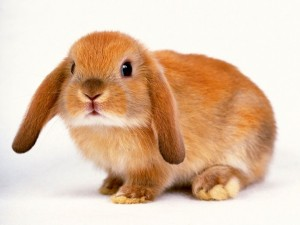
%> input picture usagi01.png, 300 x 225 px
$ octave mode3.m   (GNU Octave 9; MATLAB toolbox functions it lacks are replaced by stand-ins)
%> lines starting %> are read from the running program, lines starting %| are printed output that depends on the picture; in (x1, y1, x2, y2) boxes, pixels count from 0 and x2, y2 are one past the last pixel; in counts of white or black regions, pixels touching at a corner belong together; the program's own positions count from 1
%モード法
%ウサギと背景が

%-----初期化処理-----
clear;
%-----画像読み出し-----
img = imread('usagi01.png');         %画像の読み込み
%> img is the input picture: size 225x300x3 uint8; mean R, G, B 223.6, 194.5, 169.9
[y,x,z] = size(img);                 %画像のサイズ(y=縦座標,x=横座標,z=RGB)
%> y = 225; x = 300; z = 3
%-----RGB値の取り出し-----
r = double(img(:,:,1));              %R値取得
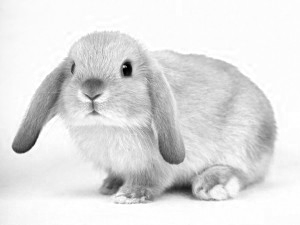
%> r: size 225x300 double; min 0, max 255, mean 223.6
g = double(img(:,:,2));              %G値取得
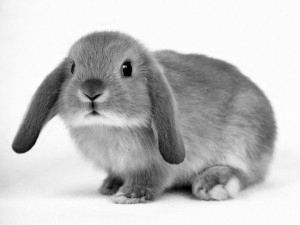
%> g: size 225x300 double; min 0, max 255, mean 194.5
b = double(img(:,:,3));              %B値取得
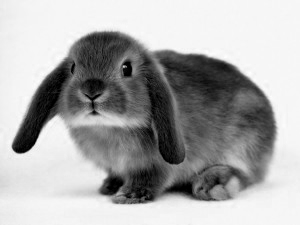
%> b: size 225x300 double; min 0, max 255, mean 169.9
%-----グレースケール化-----
gray = 0.3*r+0.59*g+0.11*b;          %グレイスケール化
%-----閾値設定-----
t = 140
%-----2値化処理-----
two_color = zeros(y,x);                %ゼロ配列を作成
two_color(gray>=t) = 255;          %閾値以下の画素値に255(白)を格納
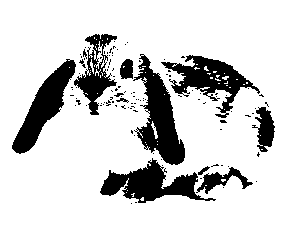
%> two_color: size 225x300 double; 82% white; 111 black regions (98 under 20 px), largest, box (x1, y1, x2, y2) and area: (133, 54, 185, 165) 2561, (100, 158, 216, 203) 2225, (12, 59, 76, 154) 2158
%-----画像表示-----
figure(4);
imshow(two_color);

$ run again, with gimp.png copied over usagi01.png
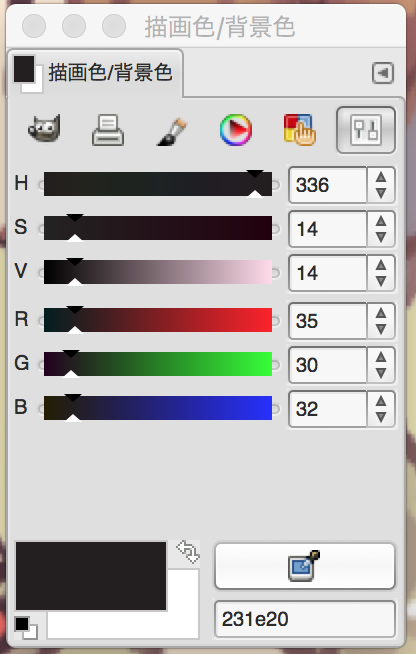
%> input picture gimp.png, 416 x 654 px
%> img is the input picture: size 654x416x3 uint8; mean R, G, B 192.5, 190, 189.6
%> `gray = 0.3*r+0.59*g+0.11*b;`:
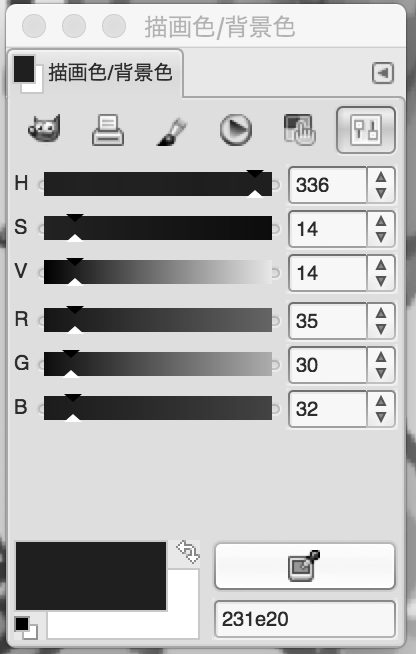
%> gray: size 654x416 double; min 0, max 255, mean 190.7
%> `two_color(gray>=t) = 255;`:
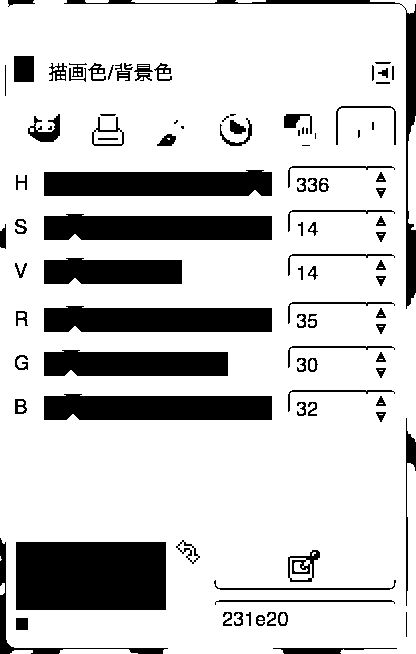
%> two_color: size 654x416 double; 80.2% white; 99 black regions (12 under 20 px), largest, box (x1, y1, x2, y2) and area: (16, 542, 166, 610) 10200, (44, 170, 272, 196) 5462, (44, 214, 272, 240) 5462

$ run again, with kurousa.png copied over usagi01.png
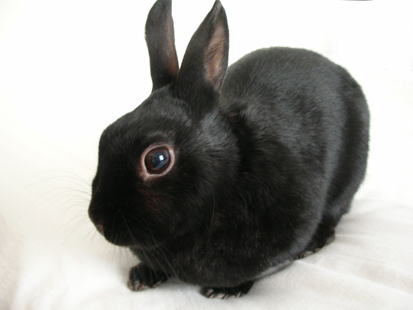
%> input picture kurousa.png, 413 x 310 px
%> img is the input picture: size 310x413x3 uint8; mean R, G, B 158.4, 158, 154.6
%> `two_color(gray>=t) = 255;`:
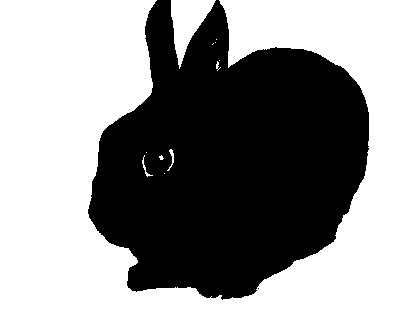
%> two_color: size 310x413 double; 55.9% white; 2 black regions (1 under 20 px), largest, box (x1, y1, x2, y2) and area: (88, 0, 369, 300) 56406
